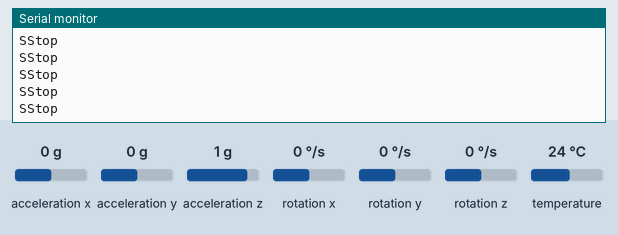
This sketch was run on a simulated Arduino Uno, built with avr-gcc and run on an emulated ATmega328P. Parts: the last lines printed to the serial monitor. The test bench sets the inputs (shaded band); at power-on: acceleration x 0 g, acceleration y 0 g, acceleration z 1 g, rotation x 0 °/s, rotation y 0 °/s, rotation z 0 °/s, temperature 24 °C.

Above: at 1.3 s.
1.4 s: acceleration x set to -1.4 g
At 2.1 s:
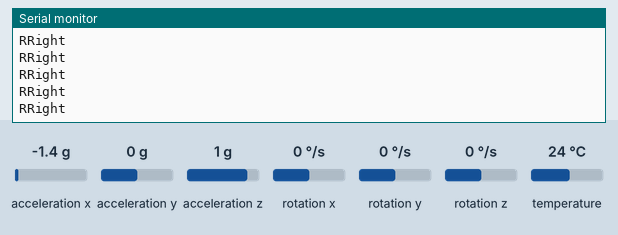
2.9 s: acceleration x set to 0 g
At 3.5 s:
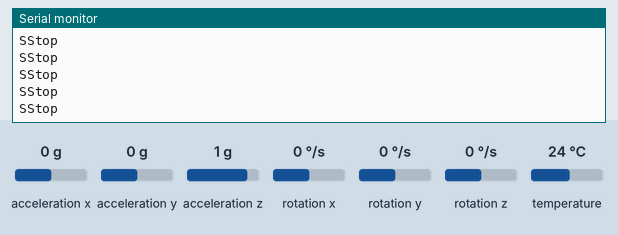

The sketch:

Gesture_controller.ino
```cpp
/*
 * Gesture Controller for Robot Car
 *
 * This code reads accelerometer data from an MPU6050 sensor and sends
 * commands to a robot car via Bluetooth (HC-05) based on hand gestures.
 *
 * Hardware:
 * - Arduino Nano/Uno
 * - MPU6050 (GY-521) accelerometer/gyroscope module
 * - HC-05 Bluetooth module (Master mode)
 *
 * Connections:
 * MPU6050: VCC->5V, GND->GND, SDA->A4, SCL->A5
 * HC-05: VCC->5V, GND->GND, TX->D0(RX), RX->D1(TX)
 *
 * Author: [Your Name]
 * Date: October 2025
 * Version: 1.0
 */

// Include required libraries for MPU6050 sensor
#include <Adafruit_MPU6050.h>  // MPU6050 sensor library
#include <Adafruit_Sensor.h>   // Unified sensor library (dependency)
#include <Wire.h>               // I2C communication library

// Variables to store acceleration values
int x, y;  // X and Y axis acceleration values (converted to integers)

// Create MPU6050 object
Adafruit_MPU6050 mpu;

void setup(void) {
  // Initialize serial communication at 115200 baud
  // This matches the HC-05 Bluetooth module configuration
  Serial.begin(115200);

  // Wait for serial port to connect (needed for some boards)
  while (!Serial)
    delay(10);

  // Print startup message to Serial Monitor
  Serial.println("Adafruit MPU6050 test!");

  // Try to initialize the MPU6050 sensor
  if (!mpu.begin()) {
    // If sensor is not found, print error and halt
    Serial.println("Failed to find MPU6050 chip");
    while (1) {
      delay(10);
      // NOTE: There's a syntax error here - missing closing brace
      // The mpu.setAccelerometerRange line should be outside this loop
    }
  }

  // Print success message
  Serial.println("MPU6050 Found!");

  // Configure sensor settings

  // Set accelerometer range to ±8G
  // Options: 2G, 4G, 8G, 16G (higher = more range, less precision)
  mpu.setAccelerometerRange(MPU6050_RANGE_8_G);

  // Set gyroscope range to ±500 degrees/second
  // Options: 250, 500, 1000, 2000 deg/s
  mpu.setGyroRange(MPU6050_RANGE_500_DEG);

  // Set digital low-pass filter bandwidth to 21 Hz
  // This reduces noise in the readings
  // Options: 260, 184, 94, 44, 21, 10, 5 Hz (lower = smoother but slower)
  mpu.setFilterBandwidth(MPU6050_BAND_21_HZ);

  Serial.println("");
  delay(100);  // Short delay to stabilize sensor
}

void loop() {
  // Create event objects to store sensor data
  sensors_event_t a, g, temp;  // a=acceleration, g=gyroscope, temp=temperature

  // Read current sensor values
  mpu.getEvent(&a, &g, &temp);

  // Convert acceleration values from float to integer
  // Acceleration is measured in m/s^2
  // At rest: X and Y ≈ 0, Z ≈ 9.8 (gravity)
  x = a.acceleration.x;
  y = a.acceleration.y;

  // ============================================
  // DEBUG CODE (currently commented out)
  // Uncomment these lines to see raw sensor values
  // Useful for calibration and troubleshooting
  // ============================================

  // Serial.print("Acceleration X: ");
  // Serial.print(a.acceleration.x);
  // Serial.print(", Y: ");
  // Serial.print(a.acceleration.y);
  // Serial.print(", Z: ");
  // Serial.print(a.acceleration.z);
  // Serial.println(" m/s^2");

  // ============================================
  // GESTURE DETECTION LOGIC
  // ============================================
  // Thresholds determine gesture sensitivity:
  // - Dead zone: -3 to +3 (controller held flat/neutral)
  // - Action threshold: ±4 or more (intentional tilt detected)
  // ============================================

  // STOP: Controller held flat (minimal tilt in any direction)
  if(x >= -3 && x <= 3 && y >= -3 && y <= 3) {
    Serial.println("Stop");   // Print to Serial Monitor
    Serial.write("S");        // Send 'S' command to robot via Bluetooth
  }

  // FORWARD: Controller tilted forward (Y axis negative)
  // X axis neutral, Y axis tilted beyond -4
  else if(x >= -3 && x <= 3 && y <= -4) {
    Serial.println("Forward");
    Serial.write("F");        // Send 'F' command to robot
  }

  // BACKWARD: Controller tilted backward (Y axis positive)
  // X axis neutral, Y axis tilted beyond +4
  else if(x >= -3 && x <= 3 && y >= 4) {
    Serial.println("Backward");
    Serial.write("B");        // Send 'B' command to robot
  }

  // LEFT: Controller tilted right (X axis positive)
  // NOTE: Due to sensor orientation, tilting right makes robot turn left
  // X axis tilted beyond +4, Y axis neutral
  else if(x >= 4 && y >= -3 && y <= 3) {
    Serial.println("Left");
    Serial.write("L");        // Send 'L' command to robot
  }

  // RIGHT: Controller tilted left (X axis negative)
  // NOTE: Due to sensor orientation, tilting left makes robot turn right
  // X axis tilted beyond -4, Y axis neutral
  else if(x <= -4 && y >= -3 && y <= 3) {
    Serial.println("Right");
    Serial.write("R");        // Send 'R' command to robot
  }

  // Loop repeats continuously, checking for gestures
  // No delay here means very fast response time
  // Consider adding delay(50-100) if readings are too jittery
}

/*
 * CALIBRATION TIPS:
 * ==================
 * 1. Uncomment the debug Serial.print lines
 * 2. Open Serial Monitor at 115200 baud
 * 3. Hold controller flat and note X, Y values
 * 4. Tilt in each direction and note peak values
 * 5. Adjust thresholds (-3, +3, -4, +4) based on your readings
 *
 * COMMON ISSUES:
 * ==============
 * - Erratic commands: Increase dead zone (e.g., -5 to +5)
 * - Not sensitive enough: Decrease action threshold (e.g., ±3)
 * - Wrong directions: Sensor mounted upside down or rotated
 *
 * MODIFICATIONS:
 * ==============
 * - Add delay(100) at end of loop for more stable readings
 * - Implement averaging filter for smoother gesture detection
 * - Add diagonal movement (e.g., forward-left, forward-right)
 * - Map tilt angle to motor speed (PWM control)
 */
```

Measured:
- after the input at 1.4 s, the serial monitor: prints a new line at once (image 1)
- after the input at 2.9 s, the serial monitor: prints a new line at once (image 2)
